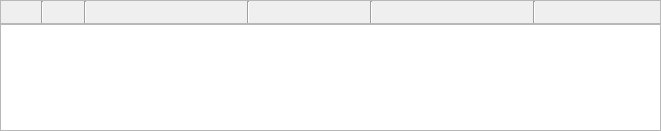
<?xml version="1.0" encoding="UTF-8"?>
<ui version="4.0">
 <class>HtmlEditor</class>
 <widget class="QWidget" name="HtmlEditor">
  <property name="geometry">
   <rect>
    <x>0</x>
    <y>0</y>
    <width>661</width>
    <height>131</height>
   </rect>
  </property>
  <property name="windowTitle">
   <string notr="true">Form</string>
  </property>
  <layout class="QGridLayout" name="gridLayout">
   <property name="leftMargin">
    <number>0</number>
   </property>
   <property name="topMargin">
    <number>0</number>
   </property>
   <property name="rightMargin">
    <number>0</number>
   </property>
   <property name="bottomMargin">
    <number>0</number>
   </property>
   <property name="verticalSpacing">
    <number>0</number>
   </property>
   <item row="1" column="0">
    <widget class="QStackedWidget" name="stackedWidget">
     <widget class="QWidget" name="page">
      <layout class="QGridLayout" name="gridLayout_3">
       <property name="leftMargin">
        <number>0</number>
       </property>
       <property name="topMargin">
        <number>0</number>
       </property>
       <property name="rightMargin">
        <number>0</number>
       </property>
       <property name="bottomMargin">
        <number>0</number>
       </property>
       <item row="0" column="0">
        <widget class="CustomTextEdit" name="textEdit"/>
       </item>
      </layout>
     </widget>
     <widget class="QWidget" name="page_2">
      <layout class="QGridLayout" name="gridLayout_2">
       <property name="leftMargin">
        <number>0</number>
       </property>
       <property name="topMargin">
        <number>0</number>
       </property>
       <property name="rightMargin">
        <number>0</number>
       </property>
       <property name="bottomMargin">
        <number>0</number>
       </property>
       <item row="0" column="0">
        <widget class="QPlainTextEdit" name="plainTextEdit">
         <property name="frameShadow">
          <enum>QFrame::Plain</enum>
         </property>
        </widget>
       </item>
      </layout>
     </widget>
    </widget>
   </item>
   <item row="0" column="0">
    <widget class="QFrame" name="frame">
     <property name="styleSheet">
      <string notr="true">QFrame{border-bottom:0;}</string>
     </property>
     <property name="frameShape">
      <enum>QFrame::StyledPanel</enum>
     </property>
     <property name="frameShadow">
      <enum>QFrame::Plain</enum>
     </property>
     <layout class="QHBoxLayout" name="horizontalLayout">
      <property name="spacing">
       <number>0</number>
      </property>
      <property name="leftMargin">
       <number>0</number>
      </property>
      <property name="topMargin">
       <number>0</number>
      </property>
      <property name="rightMargin">
       <number>0</number>
      </property>
      <property name="bottomMargin">
       <number>0</number>
      </property>
      <item>
       <widget class="QPushButton" name="pushHtml">
        <property name="cursor">
         <cursorShape>PointingHandCursor</cursorShape>
        </property>
        <property name="toolTip">
         <string notr="true">View HTML text</string>
        </property>
        <property name="text">
         <string/>
        </property>
        <property name="checkable">
         <bool>true</bool>
        </property>
        <property name="flat">
         <bool>true</bool>
        </property>
       </widget>
      </item>
      <item>
       <widget class="Line" name="line_3">
        <property name="orientation">
         <enum>Qt::Vertical</enum>
        </property>
       </widget>
      </item>
      <item>
       <widget class="QPushButton" name="pushStyle">
        <property name="cursor">
         <cursorShape>PointingHandCursor</cursorShape>
        </property>
        <property name="toolTip">
         <string notr="true">Formatting</string>
        </property>
        <property name="text">
         <string/>
        </property>
        <property name="flat">
         <bool>true</bool>
        </property>
       </widget>
      </item>
      <item>
       <widget class="Line" name="line">
        <property name="orientation">
         <enum>Qt::Vertical</enum>
        </property>
       </widget>
      </item>
      <item>
       <widget class="QPushButton" name="pushBold">
        <property name="cursor">
         <cursorShape>PointingHandCursor</cursorShape>
        </property>
        <property name="toolTip">
         <string notr="true">Bold</string>
        </property>
        <property name="text">
         <string/>
        </property>
        <property name="checkable">
         <bool>true</bool>
        </property>
        <property name="flat">
         <bool>true</bool>
        </property>
       </widget>
      </item>
      <item>
       <widget class="QPushButton" name="pushItalic">
        <property name="cursor">
         <cursorShape>PointingHandCursor</cursorShape>
        </property>
        <property name="toolTip">
         <string notr="true">Italic</string>
        </property>
        <property name="text">
         <string/>
        </property>
        <property name="checkable">
         <bool>true</bool>
        </property>
        <property name="flat">
         <bool>true</bool>
        </property>
       </widget>
      </item>
      <item>
       <widget class="QPushButton" name="pushUnderline">
        <property name="cursor">
         <cursorShape>PointingHandCursor</cursorShape>
        </property>
        <property name="toolTip">
         <string notr="true">Underline</string>
        </property>
        <property name="text">
         <string/>
        </property>
        <property name="checkable">
         <bool>true</bool>
        </property>
        <property name="flat">
         <bool>true</bool>
        </property>
       </widget>
      </item>
      <item>
       <widget class="QPushButton" name="pushStrikeThrough">
        <property name="cursor">
         <cursorShape>PointingHandCursor</cursorShape>
        </property>
        <property name="toolTip">
         <string notr="true">Strikethrough</string>
        </property>
        <property name="text">
         <string/>
        </property>
        <property name="checkable">
         <bool>true</bool>
        </property>
        <property name="flat">
         <bool>true</bool>
        </property>
       </widget>
      </item>
      <item>
       <widget class="Line" name="line_4">
        <property name="orientation">
         <enum>Qt::Vertical</enum>
        </property>
       </widget>
      </item>
      <item>
       <widget class="QPushButton" name="pushUl">
        <property name="cursor">
         <cursorShape>PointingHandCursor</cursorShape>
        </property>
        <property name="toolTip">
         <string notr="true">Unordered list</string>
        </property>
        <property name="text">
         <string/>
        </property>
        <property name="checkable">
         <bool>true</bool>
        </property>
        <property name="flat">
         <bool>true</bool>
        </property>
       </widget>
      </item>
      <item>
       <widget class="QPushButton" name="pushOl">
        <property name="cursor">
         <cursorShape>PointingHandCursor</cursorShape>
        </property>
        <property name="toolTip">
         <string notr="true">Ordered list</string>
        </property>
        <property name="text">
         <string/>
        </property>
        <property name="checkable">
         <bool>true</bool>
        </property>
        <property name="flat">
         <bool>true</bool>
        </property>
       </widget>
      </item>
      <item>
       <widget class="QPushButton" name="pushAlign">
        <property name="cursor">
         <cursorShape>PointingHandCursor</cursorShape>
        </property>
        <property name="toolTip">
         <string notr="true">Alignment</string>
        </property>
        <property name="text">
         <string/>
        </property>
        <property name="flat">
         <bool>true</bool>
        </property>
       </widget>
      </item>
      <item>
       <widget class="Line" name="line_2">
        <property name="orientation">
         <enum>Qt::Vertical</enum>
        </property>
       </widget>
      </item>
      <item>
       <widget class="QPushButton" name="pushImage">
        <property name="cursor">
         <cursorShape>PointingHandCursor</cursorShape>
        </property>
        <property name="toolTip">
         <string notr="true">Insert an image</string>
        </property>
        <property name="text">
         <string/>
        </property>
        <property name="flat">
         <bool>true</bool>
        </property>
       </widget>
      </item>
      <item>
       <widget class="QPushButton" name="pushVideo">
        <property name="cursor">
         <cursorShape>PointingHandCursor</cursorShape>
        </property>
        <property name="toolTip">
         <string notr="true">Insert a YouTube video</string>
        </property>
        <property name="text">
         <string/>
        </property>
        <property name="flat">
         <bool>true</bool>
        </property>
       </widget>
      </item>
      <item>
       <widget class="QPushButton" name="pushTable">
        <property name="cursor">
         <cursorShape>PointingHandCursor</cursorShape>
        </property>
        <property name="toolTip">
         <string notr="true">Table</string>
        </property>
        <property name="text">
         <string/>
        </property>
        <property name="flat">
         <bool>true</bool>
        </property>
       </widget>
      </item>
      <item>
       <widget class="QPushButton" name="pushLink">
        <property name="cursor">
         <cursorShape>PointingHandCursor</cursorShape>
        </property>
        <property name="toolTip">
         <string notr="true">Link</string>
        </property>
        <property name="text">
         <string/>
        </property>
        <property name="flat">
         <bool>true</bool>
        </property>
       </widget>
      </item>
      <item>
       <widget class="Line" name="line_5">
        <property name="orientation">
         <enum>Qt::Vertical</enum>
        </property>
       </widget>
      </item>
      <item>
       <widget class="QPushButton" name="pushHr">
        <property name="cursor">
         <cursorShape>PointingHandCursor</cursorShape>
        </property>
        <property name="toolTip">
         <string notr="true">Insert a horizontal line</string>
        </property>
        <property name="text">
         <string/>
        </property>
        <property name="flat">
         <bool>true</bool>
        </property>
       </widget>
      </item>
      <item>
       <spacer name="horizontalSpacer">
        <property name="orientation">
         <enum>Qt::Horizontal</enum>
        </property>
        <property name="sizeHint" stdset="0">
         <size>
          <width>40</width>
          <height>20</height>
         </size>
        </property>
       </spacer>
      </item>
     </layout>
    </widget>
   </item>
  </layout>
 </widget>
 <customwidgets>
  <customwidget>
   <class>CustomTextEdit</class>
   <extends>QTextBrowser</extends>
   <header>customtextedit.h</header>
  </customwidget>
 </customwidgets>
 <resources/>
 <connections/>
</ui>
